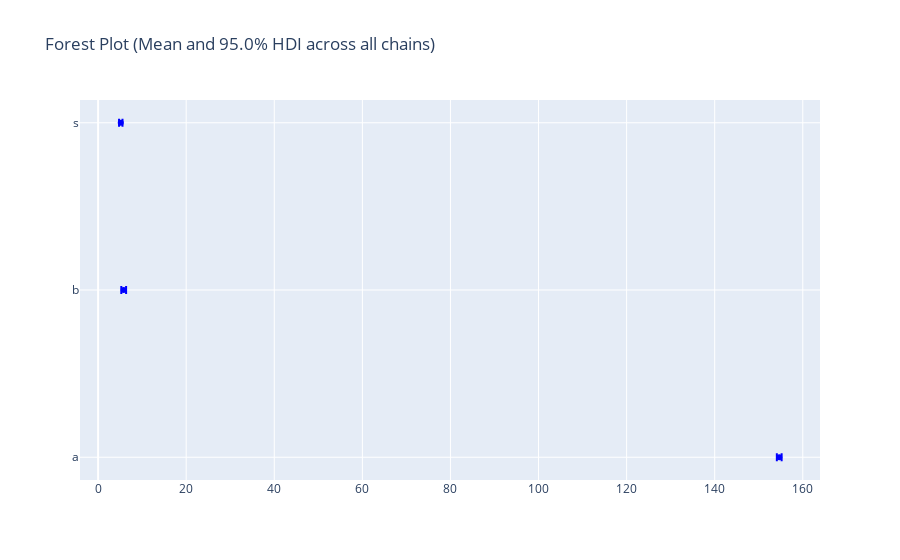

Notebook code for this chart:
### Code cell
m.diag.forest()

### Figure 1 — Plotly figure (JSON) as saved in the notebook; plotly's stock layout.template omitted (floating-point values rounded to 4 significant figures)
{"data": [{"error_x": {"array": [0.5393, 0.5548, 0.3956], "arrayminus": [0.5467, 0.5343, 0.3852], "symmetric": false, "type": "data"}, "marker": {"color": "blue"}, "mode": "markers", "name": "Mean and HDI", "type": "scatter", "x": [154.7, 5.802, 5.143], "y": ["a", "b", "s"]}], "layout": {"title": {"text": "Forest Plot (Mean and 95.0% HDI across all chains)"}}}
